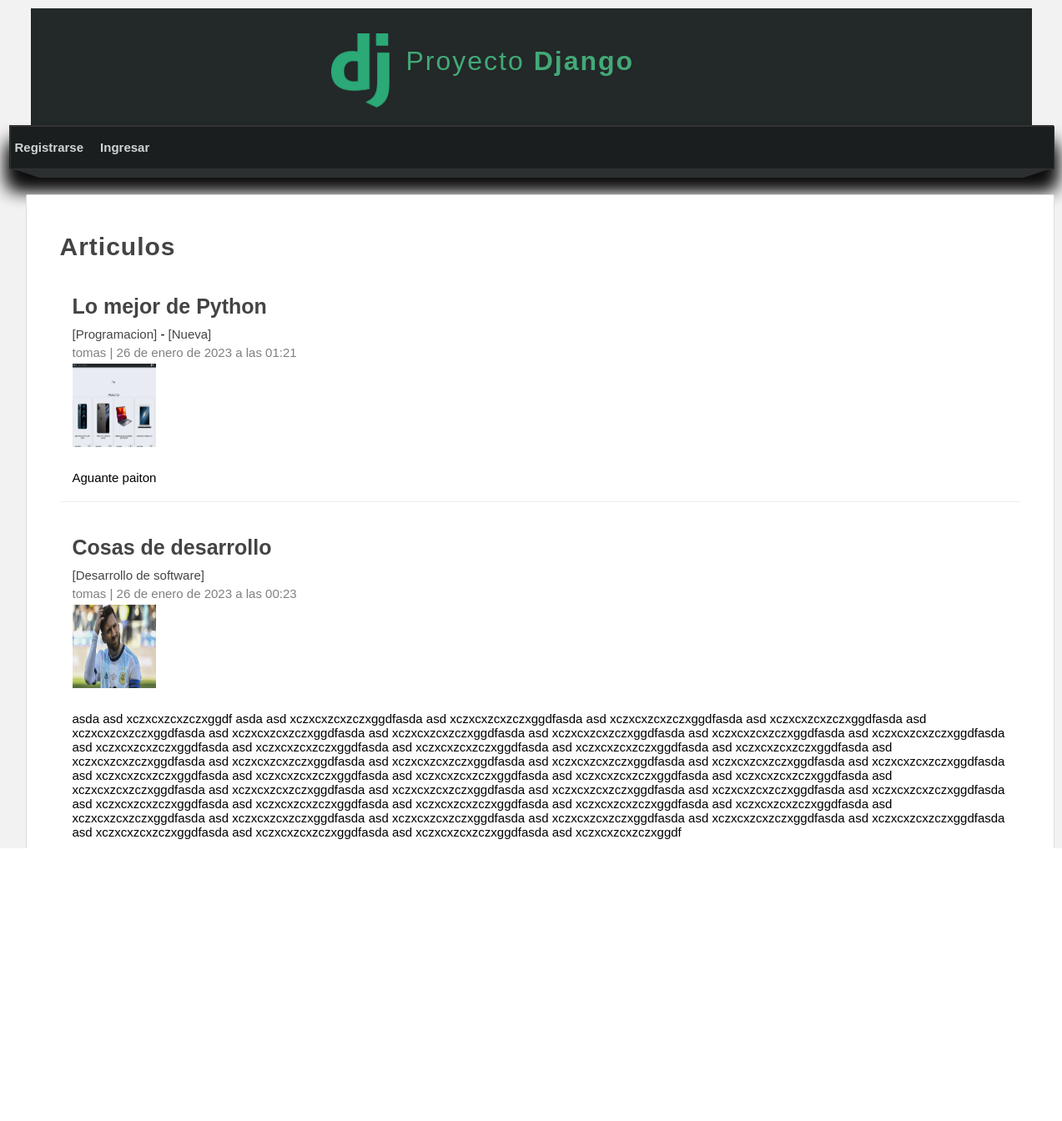
Page /articulos/ on the committed database.
### blog/models.py (models this page shows, shortened)
class Article(models.Model):
    title = models.CharField(max_length=150, verbose_name='Titulo')
    content = RichTextField(verbose_name='Contenido')
    image = models.ImageField(default='null' ,verbose_name='Imagen', upload_to='articles')
    public = models.BooleanField(verbose_name='Publicado?')
    user = models.ForeignKey(User, verbose_name='Usuario', editable=False, on_delete=models.CASCADE)
    categories = models.ManyToManyField(Category, verbose_name='Categorias', null=True, blank=True)
    created_at = models.DateTimeField(auto_now_add=True, verbose_name='Creado el')
    updated_at = models.DateTimeField(auto_now=True, verbose_name='Editado el')
    class Meta:
        verbose_name = 'Articulo'
        verbose_name_plural = 'Articulos'
        ordering = ['-created_at', '-updated_at']

class Category(models.Model):
    name = models.CharField(max_length=100, verbose_name='Nombre')
    description = models.CharField(max_length=255, verbose_name='Descripcion')
    created_at = models.DateTimeField(auto_now_add=True, verbose_name='Creado el')
    class Meta:
        verbose_name = 'Categoria'
        verbose_name_plural = 'Categorias'

### blog/views.py (the view)
# urls.py: path('articulos/', views.list, name='list_articles'),
def list(request):
    articles = Article.objects.all()
    paginator = Paginator(articles, 2)
    page = request.GET.get('page')
    page_articles = paginator.get_page(page)
    return render(request, 'articles/list.html', {
        'title': 'Articulos',
        'articles': page_articles
    })

### blog/processor.py (called while the page is built)
def get_categories(request):
    categories_in_use = Article.objects.filter(public=True).values_list('categories', flat=True)
    categories = Category.objects.filter(id__in=categories_in_use).values_list('id', 'name')
    return {
        'categories': categories,
        'ids': categories_in_use,
    }

### pages/context_processors.py (called while the page is built)
def get_pages(request):
    pages = Page.objects.filter(visible=True).order_by('order').values_list('id', 'title', 'slug')
    return {
        'pages': pages
    }

### blog/templates/articles/list.html (shortened to what this page needs)
{% extends 'layouts/layout.html' %}
{% block content %}
    <h1 class="title"> {{title}} </h1>
    {% include 'articles/articles.html' %}
    {% include 'articles/pagination.html' %}
{% endblock %}

### blog/templates/articles/articles.html
{% for article in articles %}
<article class="article-item">
    <div >
        <h2>
            <a href="{% url 'article' article.id %}">{{article.title}} </a>
        </h2>
        <p>
            {% for category in article.categories.all %}
            <a href="{% url 'category' category.id %}">[{{category.name}}] </a>
                {% if forloop.counter < article.categories.all|length %}
                    {{'-   '   }}
                {% endif %}
            {%endfor%}
        </p>
        <p class="date" style="display:block,margin-top:55px">
            {{article.user}}
            |
            {{article.created_at}}
        </p>
        {% if article.image != 'null' %}
        <img src="{{article.image.url}}" style="width:100px; height:100px" />
        {% endif %}
        <p style="margin-top:25px">
            {{article.content|safe}}
        </p>
    </div>
</article>
{% endfor %}

### mainapp/static/css/styles.css (style rules this page uses)
* { margin: 0px; padding: 0px; font-family: sans-serif, Arial, Helvetica; text-decoration: none; }
.box p, .box h2, .box h3, .box ul { margin-top: 5px; margin-bottom: 5px; }
body { background-color: #F2F2F2; }
.box a { color: #444; transition: all 300ms; }
.title { color: #444; letter-spacing: 1px; font-size: 30px; margin-bottom: 10px; margin-top: 5px; }
.date { display: block; margin-top: 15px; margin-bottom: 15px; color: gray; }
.article-item { margin-bottom: 20px; margin-top: 20px; padding: 15px; border-bottom: 1px solid #eee; clear: both; }
.article-item h2 { display: block; font-size: 25px; color: rgb(40, 40, 92); margin-bottom: 10px; }

### rows in the picture
Article: title "Lo mejor de Python", user "tomas", created_at "26 de enero de 2023 a las 01:21", image (picture), content "Aguante paiton"
Category: name "Programacion", value "-"
Category: name "Nueva"
Article: title "Cosas de desarrollo", user "tomas", created_at "26 de enero de 2023 a las 00:23", image (picture), content "asda asd xczxcxzcxzczxggdf asda asd xczxcxzcxzczxggdfasda asd xczxcxzcxzczxggdfasda asd xczxcxzcxzczxggdfasda asd xczxcxzcxzczxggdfasda asd xczxcxzcxzczxggdfasda asd xczxcxzcxzczxggdfasda asd xczxcxzcxzczxggdfasda asd xczxcxzcxzczxggdfasda asd xczxcxzcxzczxggdfasda asd xczxcxzcxzczxggdfasda asd xczxcxzcxzczxggdfasda asd xczxcxzcxzczxggdfasda asd xczxcxzcxzczxggdfasda asd xczxcxzcxzczxggdfasda asd xczxcxzcxzczxggdfasda asd xczxcxzcxzczxggdfasda asd xczxcxzcxzczxggdfasda asd xczxcxzcxzczxggdfasda asd xczxcxzcxzczxggdfasda asd xczxcxzcxzczxggdfasda asd xczxcxzcxzczxggdfasda asd xczxcxzcxzczxggdfasda asd xczxcxzcxzczxggdfasda asd xczxcxzcxzczxggdfasda asd xczxcxzcxzczxggdfasda asd…"
Category: name "Desarrollo de software"

### other values in the picture
{{ title }} "Articulos"
